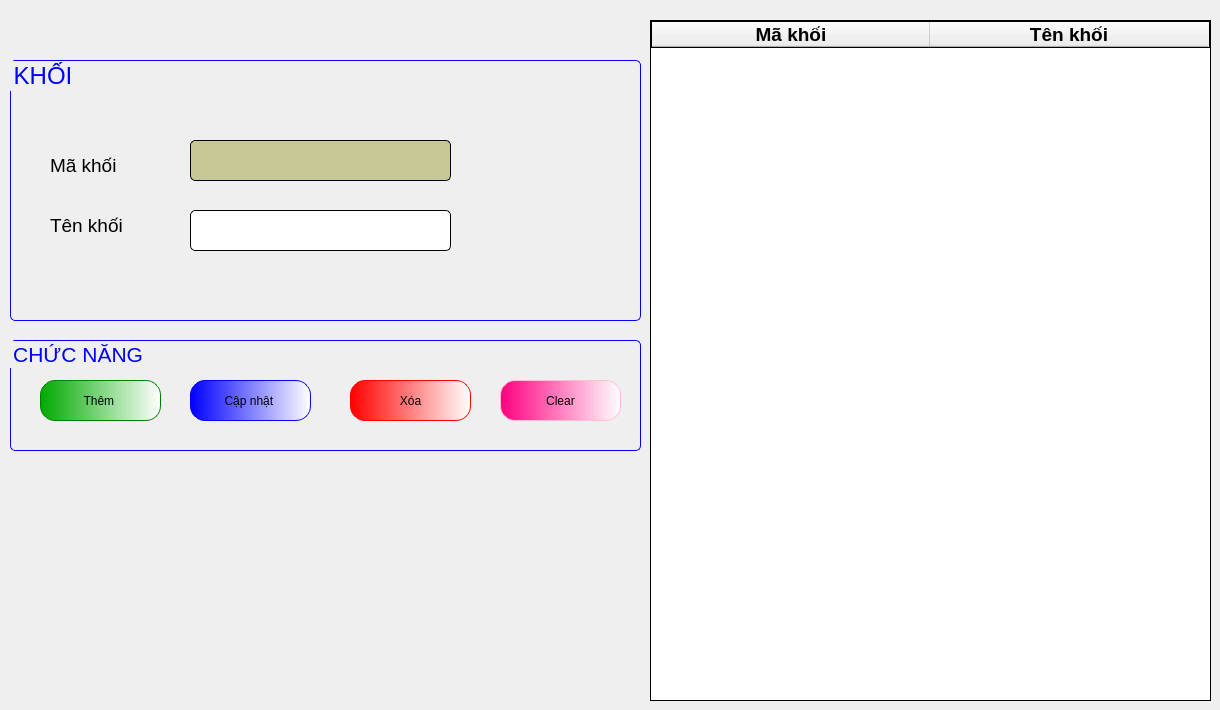
      <widget class="QWidget" name="tab_10">
       <attribute name="title">
        <string>Khối</string>
       </attribute>
       <widget class="QGroupBox" name="groupBox_65">
        <property name="geometry">
         <rect>
          <x>10</x>
          <y>60</y>
          <width>631</width>
          <height>261</height>
         </rect>
        </property>
        <property name="font">
         <font>
          <family>Tahoma</family>
          <pointsize>18</pointsize>
         </font>
        </property>
        <property name="styleSheet">
         <string notr="true">QGroupBox{
border-radius: 5px;
border:0.5px solid blue;
color:blue;
}</string>
        </property>
        <property name="title">
         <string>KHỐI</string>
        </property>
        <widget class="QLabel" name="label_247">
         <property name="geometry">
          <rect>
           <x>40</x>
           <y>90</y>
           <width>111</width>
           <height>31</height>
          </rect>
         </property>
         <property name="font">
          <font>
           <family>Tahoma</family>
           <pointsize>14</pointsize>
          </font>
         </property>
         <property name="text">
          <string>Mã khối</string>
         </property>
        </widget>
        <widget class="QLabel" name="label_248">
         <property name="geometry">
          <rect>
           <x>40</x>
           <y>150</y>
           <width>111</width>
           <height>31</height>
          </rect>
         </property>
         <property name="font">
          <font>
           <family>Tahoma</family>
           <pointsize>14</pointsize>
          </font>
         </property>
         <property name="text">
          <string>Tên khối</string>
         </property>
        </widget>
        <widget class="QLineEdit" name="lineMaKhoi">
         <property name="enabled">
          <bool>false</bool>
         </property>
         <property name="geometry">
          <rect>
           <x>180</x>
           <y>80</y>
           <width>261</width>
           <height>41</height>
          </rect>
         </property>
         <property name="styleSheet">
          <string notr="true">QLineEdit{
font: 16pt &quot;Tahoma&quot;;
border-radius:5px;
border: 1px solid black;
	color: rgb(6, 6, 6);
	background-color: ;
	background-color: rgb(200, 200, 150);
}</string>
         </property>
         <property name="text">
          <string/>
         </property>
        </widget>
        <widget class="QLineEdit" name="lineTenKhoi">
         <property name="geometry">
          <rect>
           <x>180</x>
           <y>150</y>
           <width>261</width>
           <height>41</height>
          </rect>
         </property>
         <property name="styleSheet">
          <string notr="true">QLineEdit{
font: 16pt &quot;Tahoma&quot;;
border-radius:5px;
border: 1px solid black;
}</string>
         </property>
         <property name="text">
          <string/>
         </property>
        </widget>
       </widget>
       <widget class="QTableWidget" name="tableKhoi">
        <property name="geometry">
         <rect>
          <x>650</x>
          <y>20</y>
          <width>561</width>
          <height>681</height>
         </rect>
        </property>
        <property name="styleSheet">
         <string notr="true">border: 1px solid black ;
font: 14pt &quot;Tahoma&quot;;</string>
        </property>
        <attribute name="horizontalHeaderDefaultSectionSize">
         <number>278</number>
        </attribute>
        <column>
         <property name="text">
          <string>Mã khối</string>
         </property>
         <property name="font">
          <font>
           <family>Tahoma</family>
           <pointsize>14</pointsize>
           <weight>75</weight>
           <bold>true</bold>
          </font>
         </property>
         <property name="textAlignment">
          <set>AlignCenter</set>
         </property>
        </column>
        <column>
         <property name="text">
          <string>Tên khối</string>
         </property>
         <property name="font">
          <font>
           <family>Tahoma</family>
           <pointsize>14</pointsize>
           <weight>75</weight>
           <bold>true</bold>
          </font>
         </property>
         <property name="textAlignment">
          <set>AlignCenter</set>
         </property>
        </column>
       </widget>
       <widget class="QGroupBox" name="groupBox_66">
        <property name="geometry">
         <rect>
          <x>10</x>
          <y>340</y>
          <width>631</width>
          <height>111</height>
         </rect>
        </property>
        <property name="font">
         <font>
          <family>Tahoma</family>
          <pointsize>16</pointsize>
         </font>
        </property>
        <property name="styleSheet">
         <string notr="true">QGroupBox{
border:0.5px solid blue;
border-radius:5px;
color:blue;
}</string>
        </property>
        <property name="title">
         <string>CHỨC NĂNG </string>
        </property>
        <widget class="QPushButton" name="btnThemKhoi">
         <property name="geometry">
          <rect>
           <x>30</x>
           <y>40</y>
           <width>121</width>
           <height>41</height>
          </rect>
         </property>
         <property name="styleSheet">
          <string notr="true">QPushButton{
font: 16pt &quot;Tahoma&quot;;
border-radius:15px;
border:1px solid green;
	background-color: qlineargradient(spread:pad, x1:0, y1:0, x2:1, y2:0, stop:0 rgba(0, 170, 0, 255), stop:1 rgba(255, 255, 255, 255));
}
QPushButton:hover{
background-color: qlineargradient(spread:pad, x1:0, y1:0, x2:1, y2:0, stop:0 rgba(85, 255, 0, 255), stop:1 rgba(255, 255, 255, 255));
	font: 18pt &quot;Tahoma&quot;;
}
</string>
         </property>
         <property name="text">
          <string>Thêm </string>
         </property>
        </widget>
        <widget class="QPushButton" name="btnCapNhatKhoi">
         <property name="geometry">
          <rect>
           <x>180</x>
           <y>40</y>
           <width>121</width>
           <height>41</height>
          </rect>
         </property>
         <property name="styleSheet">
          <string notr="true">QPushButton{
font: 16pt &quot;Tahoma&quot;;
border-radius:15px;
border:1px solid blue;
	background-color: qlineargradient(spread:pad, x1:0, y1:0, x2:1, y2:0, stop:0 rgba(0, 0, 255, 255), stop:1 rgba(255, 255, 255, 255));
}
QPushButton:hover{
	font: 18pt &quot;Tahoma&quot;;
	background-color: qlineargradient(spread:repeat, x1:0, y1:0, x2:1, y2:0, stop:0 rgba(0, 85, 255, 255), stop:1 rgba(255, 255, 255, 255));
}
</string>
         </property>
         <property name="text">
          <string>Cập nhật </string>
         </property>
        </widget>
        <widget class="QPushButton" name="btnXoaKhoi">
         <property name="geometry">
          <rect>
           <x>340</x>
           <y>40</y>
           <width>121</width>
           <height>41</height>
          </rect>
         </property>
         <property name="styleSheet">
          <string notr="true">QPushButton{
font: 16pt &quot;Tahoma&quot;;
border-radius:15px;
border:1px solid red;
	background-color: qlineargradient(spread:pad, x1:0, y1:0, x2:1, y2:0, stop:0 rgba(255, 0, 0, 255), stop:1 rgba(255, 255, 255, 255));
}
QPushButton:hover{
	font: 18pt &quot;Tahoma&quot;;
	background-color:qlineargradient(spread:pad, x1:0, y1:0, x2:1, y2:0.028, stop:0 rgba(189, 0, 0, 255), stop:1 rgba(255, 255, 255, 255))
}
</string>
         </property>
         <property name="text">
          <string>Xóa</string>
         </property>
        </widget>
        <widget class="QPushButton" name="pushButton_71">
         <property name="geometry">
          <rect>
           <x>490</x>
           <y>40</y>
           <width>121</width>
           <height>41</height>
          </rect>
         </property>
         <property name="styleSheet">
          <string notr="true">QPushButton{
font: 16pt &quot;Tahoma&quot;;
border-radius:15px;
border:1px solid pink;
background-color: qlineargradient(spread:pad, x1:0, y1:0, x2:1, y2:0, stop:0 rgba(255, 0, 127, 255), stop:1 rgba(255, 255, 255, 255))
}
QPushButton:hover{
	font: 18pt &quot;Tahoma&quot;;
background-color:qlineargradient(spread:pad, x1:0, y1:0, x2:1, y2:0, stop:0 rgba(134, 0, 67, 255), stop:1 rgba(255, 255, 255, 255))
}
</string>
         </property>
         <property name="text">
          <string>Clear</string>
         </property>
        </widget>
       </widget>
      </widget>
